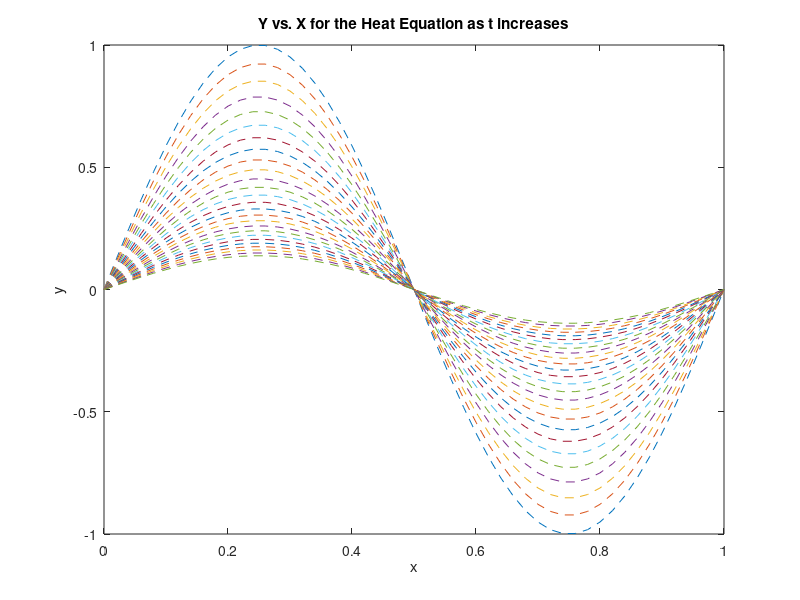
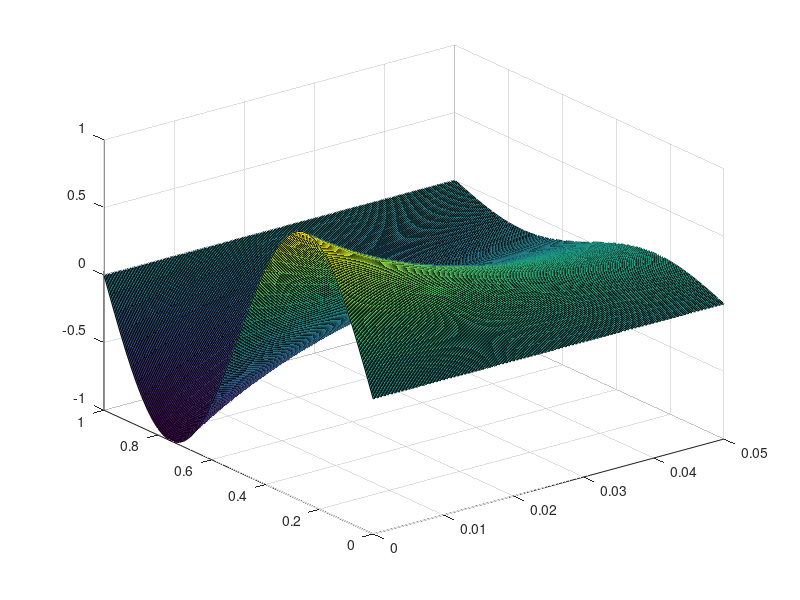

Write MATLAB code to recreate these figures, in order.
nx=50; %define the number of x coordinates to plot
x0 = 0;
xf = 1;
h = (xf-x0)/nx; %calculte the x step size

u0 = 0; %set boundary conditions at x0, xf
uf = 0;

nk = 250; %define the number of time steps
t0 = 0;
tf = 0.05;
k = (tf-t0)/nk; %calc the difference between each time step
ta = t0:k:tf; %define t array

v = k/h^2; %define v to generate inverse matrix (needs to be < 0.5)
if v > 0.5
    warning('v is too large! Try changing nx and nk.');
end

xa = x0:h:xf; %define x array for values of x at one time instant

U = zeros(size(xa,2),size(ta,2)); %define matrix U for y at every t and x

%% Define the Initial Conditions (uncomment, change file name at the bottom)
%y0 = @tent; %set y0 as the tent function
y0 = @(x) sin(2*pi*x); %y0 as the sine function
%y0 = @(x) abs(sin(2*pi*x)); %absolute value of sine function

%OPTIONAL INITIAL CONDITIONS BELOW
%y0 = @(x) cos(pi*x);



%set initial values of x at t = 0
for j = 1:nx+1
    U(j,1) = y0(xa(j));
end

%% Calculate and Plot
%set boundary condition values for all t at x0,xf
for m = 1:nk+1
    U(1,m) = u0;
    U(nx+1,m) = uf;
end

for m = 1:nk %iterate through each time step
    for x = 2:nx %for each x coordinate
        U(x,m+1) = v*U(x-1,m)+(1-2*v)*U(x,m)+v*U(x+1,m); %calc for the next time step
    end
end

figure('name','Finite Differences: Heat Equation')
for m = 1:10:nk+1 %have to skip some otherwise graph too crowded
    plot(xa,U(:,m),'--') %plot each of the time steps on the same axis
    hold on;
end
hold off;
title('Y vs. X for the Heat Equation as t increases')
xlabel('x')
ylabel('y')
print('plots\Sine','-dpng'); %print to file

figure;
surf(ta,xa,U); 
hold on;
